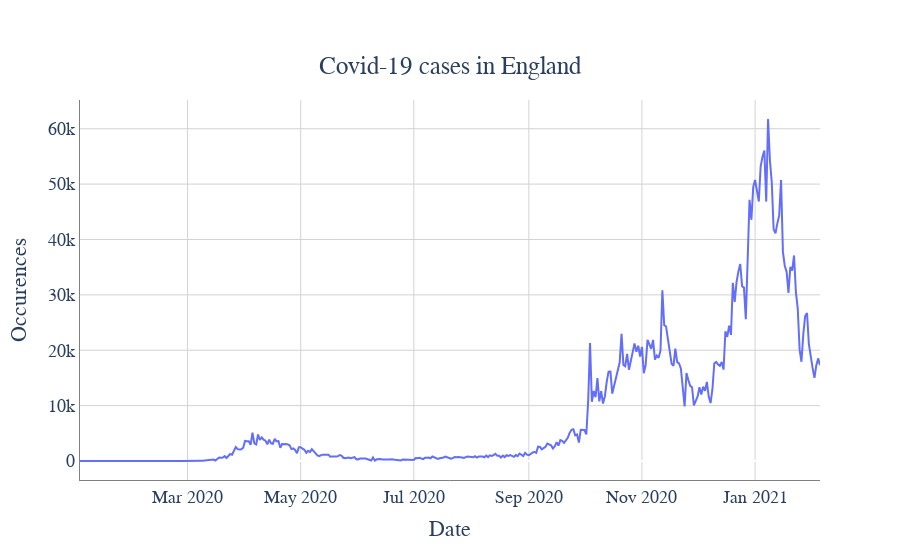

Notebook code for this chart:
### Code cell
trace1=go.Scatter(
    x=en['date'],
    y=en['newCasesByPublishDate'],
    mode='lines',
    name='New Cases by publish Date'   
)

data=[trace1]
layout=go.Layout(title={'text': 'Covid-19 cases in England ','y':0.9,'x':0.5,'xanchor': 'center',
        'yanchor': 'top'},
                 xaxis_title='Date',
                yaxis_title='Occurences',
                font=dict(
        family="Helvetica",
        size=18,
        #color="blue"
                ),
        plot_bgcolor='rgb(255,255,255)',
                 )
fig=go.Figure(data=data, layout=layout)
fig.update_xaxes(showline=True, linewidth=1, linecolor='grey', gridcolor='lightgrey')
fig.update_yaxes(showline=True, linewidth=1, linecolor='grey', gridcolor='lightgrey')
iplot(fig)

### Figure 1 — Plotly figure (JSON) as saved in the notebook; plotly's stock layout.template omitted (floating-point values rounded to 4 significant figures; data arrays with more than 128 entries replaced by an {"elided": "..."} marker saying what was removed)
{"data": [{"mode": "lines", "name": "New Cases by publish Date", "type": "scatter", "x": {"elided": "400 str values"}, "y": {"elided": "400 int values"}}], "layout": {"autosize": true, "font": {"family": "Helvetica", "size": 18}, "plot_bgcolor": "rgb(255,255,255)", "title": {"text": "Covid-19 cases in England ", "x": 0.5, "xanchor": "center", "y": 0.9, "yanchor": "top"}, "xaxis": {"autorange": true, "gridcolor": "lightgrey", "linecolor": "grey", "linewidth": 1, "range": ["2020-01-03", "2021-02-05"], "showline": true, "title": {"text": "Date"}, "type": "date"}, "yaxis": {"autorange": true, "gridcolor": "lightgrey", "linecolor": "grey", "linewidth": 1, "range": [-3431.0, 65190.0], "showline": true, "title": {"text": "Occurences"}, "type": "linear"}}}
